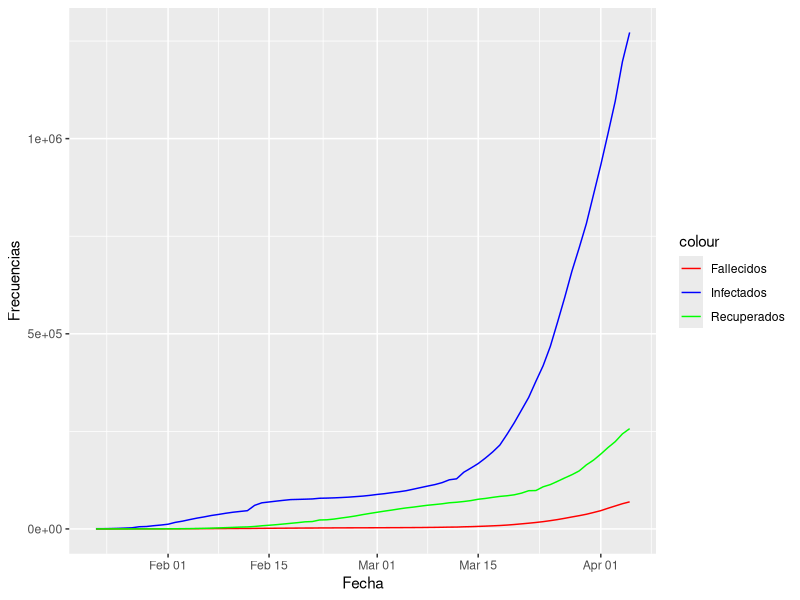
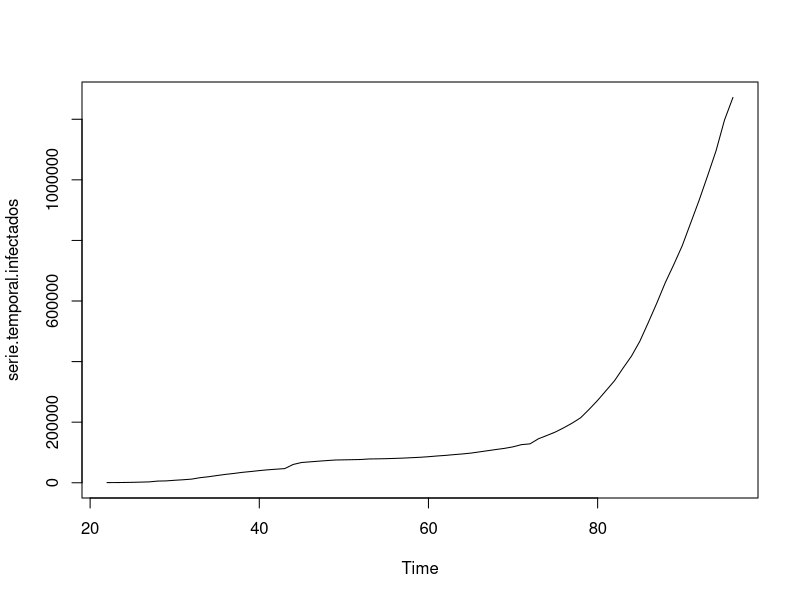
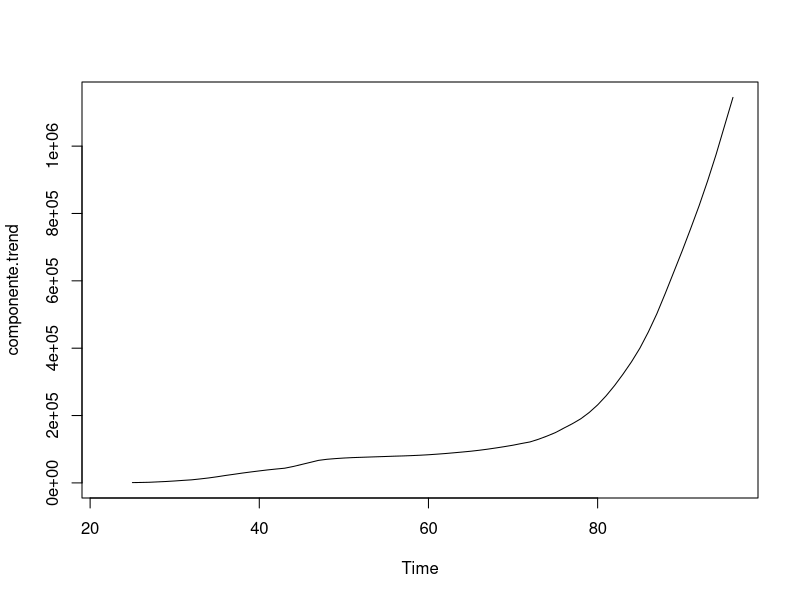
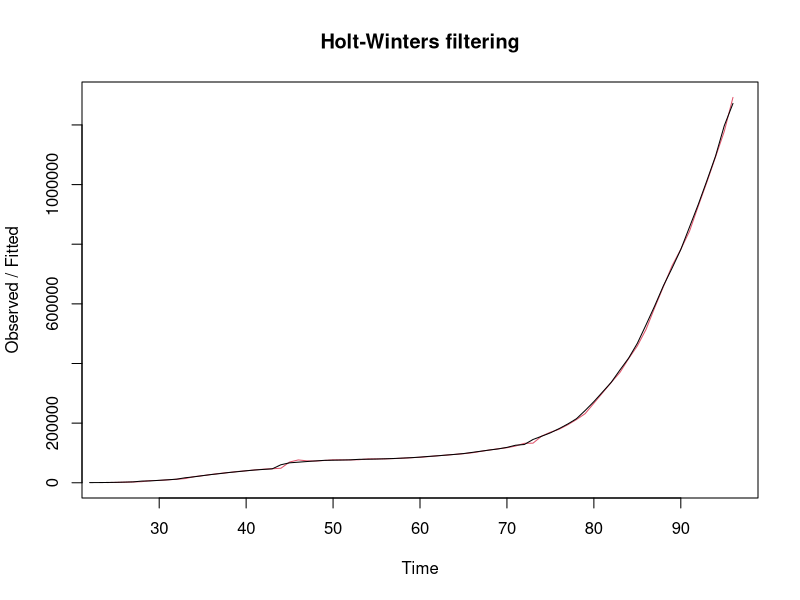
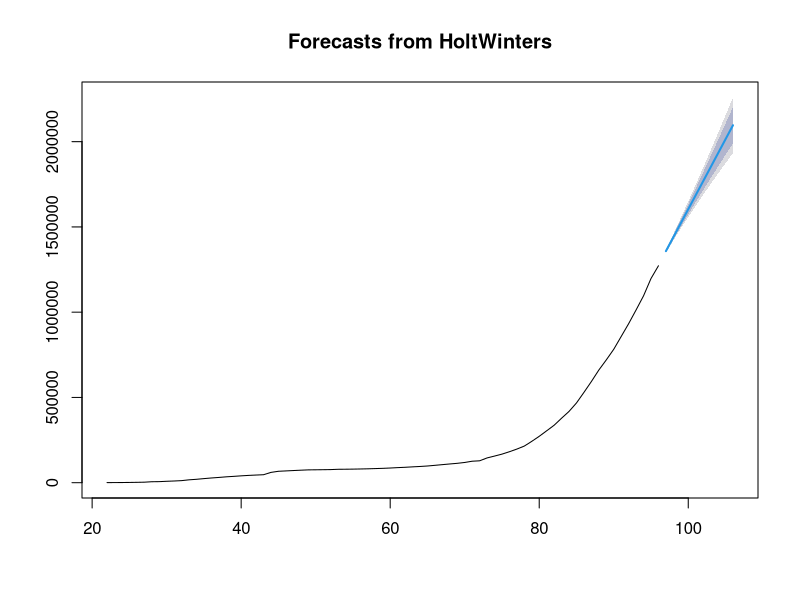
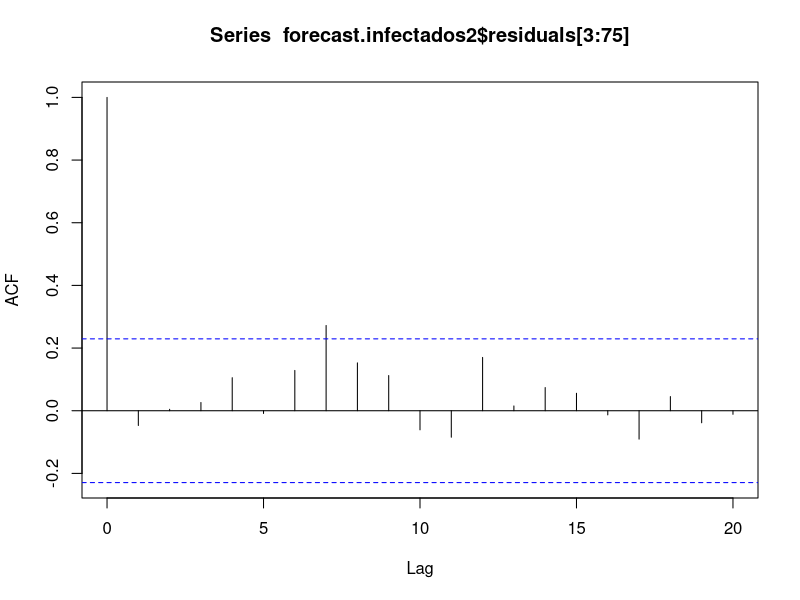
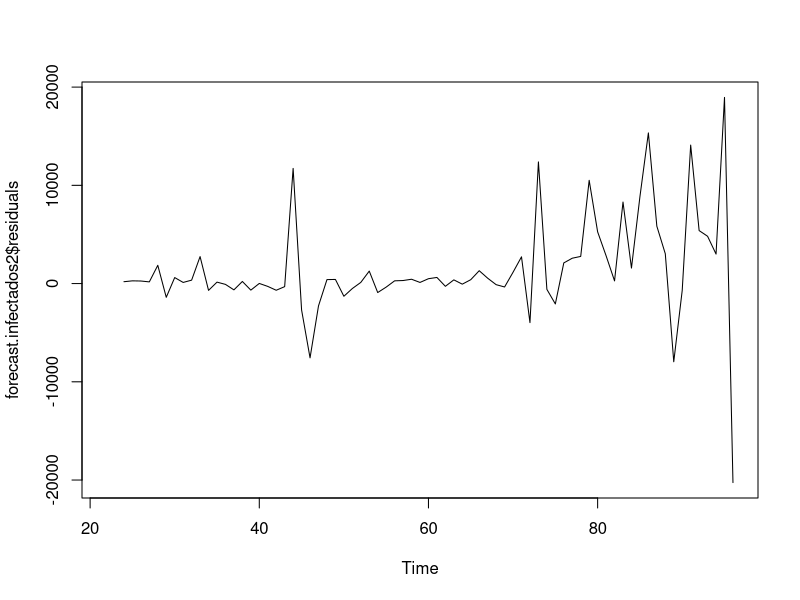

These charts were generated, in order, by the following R code:
covid19=read.csv("covid_19_clean_complete.csv")
covid19$Date=as.Date(as.character(covid19$Date),"%m/%d/%Y")
infectados.totales.por.dia = aggregate(covid19$Confirmed ~ 
                                         covid19$Date,FUN=sum)
fallecidos.totales.por.dia = aggregate(covid19$Deaths ~ 
                                         covid19$Date,FUN=sum)
recuperados.totales.por.dia = aggregate(covid19$Recovered ~ 
                                          covid19$Date,FUN=sum)
tabla.totales = data.frame(infectados.totales.por.dia[,1],infectados.totales.por.dia[,2],
                           fallecidos.totales.por.dia[,2],recuperados.totales.por.dia[,2])
names(tabla.totales) = c("Fecha", "Infectados", "Fallecidos", "Recuperados")


library(ggplot2)
x=tabla.totales[,1]
ggplot(tabla.totales, aes(x)) +      
  geom_line(aes(y=tabla.totales$Infectados, colour="Infectados")) + 
  geom_line(aes(y=tabla.totales$Fallecidos, colour="Fallecidos")) + 
  geom_line(aes(y=tabla.totales$Recuperados, colour="Recuperados")) + 
  xlab("Fecha") + ylab("Frecuencias") +
  scale_color_manual(values=c("red", "blue", "green"))

serie.temporal.infectados = ts(tabla.totales$Infectados,frequency = 1,start=c(1,22))
serie.temporal.infectados
plot.ts(serie.temporal.infectados)
?ts


# Decomposing Time Series

# Suposing Non-Seasonal Data
# Trend component suposing addicional model
library(TTR)
componente.trend = SMA(serie.temporal.infectados,n=4) # moving averages of n=4
plot.ts(componente.trend)


# Forecasts
# Simple Exponential Smoothing
forecast.infectados = HoltWinters(serie.temporal.infectados,gamma=FALSE)
forecast.infectados$fitted
plot(forecast.infectados)
forecast.infectados$SSE

# further time point
library(forecast)
forecast.infectados2 = forecast:::forecast.HoltWinters(forecast.infectados,h=10)
forecast:::plot.forecast(forecast.infectados2)

acf(forecast.infectados2$residuals[3:75],lag.max=20)
Box.test(forecast.infectados2$residuals,lag=20,type="Ljung-Box") # no evidence of non-zero autocorrelation
plot.ts(forecast.infectados2$residuals)
shapiro.test(forecast.infectados2$residuals)
